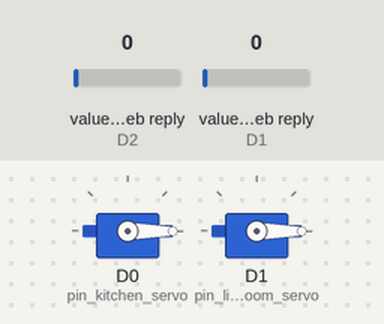
Bench run of a sketch on a simulated ESP8266 (NodeMCU). Shown: 2 × servo. Inputs (shaded band) come from the test bench; at power-on: value in the web reply (sensors on D2, D1) 0. WiFi joins after 1.5 s; servers stay silent unless stated; web services answer with replies made up by the test bench; what the sketch prints to the serial monitor is not drawn.

Above: at 2.7 s.
2.8 s: value in the web reply (sensor on D2) set to 25
At 4.0 s:
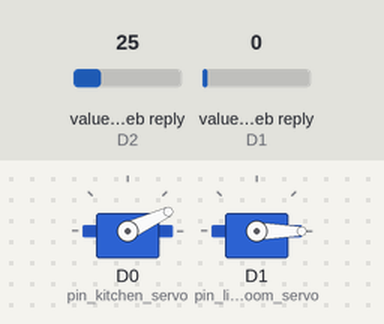
4.5 s: value in the web reply (sensor on D1) set to 25
At 5.1 s:
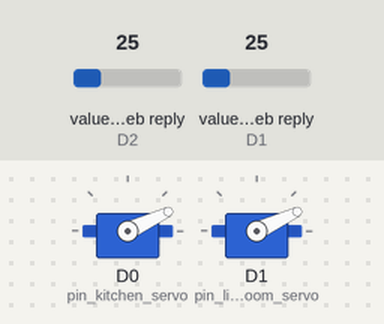
6.0 s: value in the web reply (sensor on D2) set to 2
At 6.3 s:
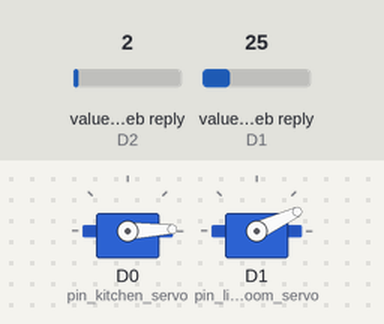
7.5 s: value in the web reply (sensor on D1) set to 50
At 8.7 s:
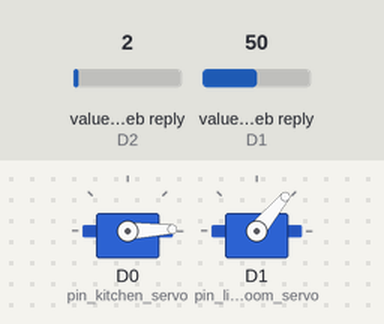
9.0 s: value in the web reply (sensor on D2) set to 50
At 9.8 s:
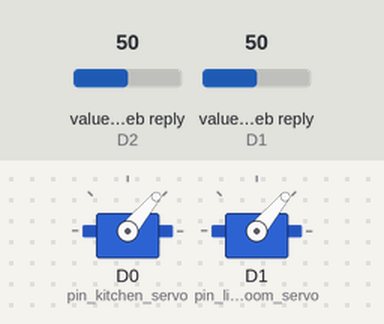
10.5 s: value in the web reply (sensor on D1) set to 2
At 11.0 s:
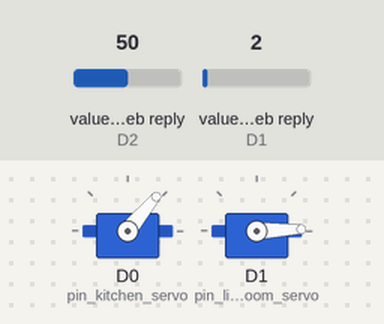
Timing chart, 0 to 13.0 s (numbered marks = the images above; inputs shaded):
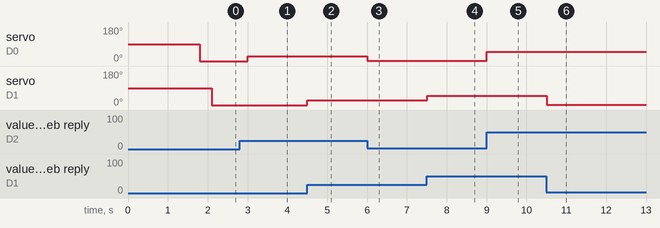

Measured:
- after the input at 2.8 s, servo on D0 (pin_kitchen_servo): 0° → 25° after 0.20 s
- after the input at 4.5 s, servo on D1 (pin_living_room_servo): 0° → 25° at once
- after the input at 6.0 s, servo on D0 (pin_kitchen_servo): 25° → 2° at once
- after the input at 7.5 s, servo on D1 (pin_living_room_servo): 25° → 50° at once
- after the input at 9.0 s, servo on D0 (pin_kitchen_servo): 2° → 50° at once
- after the input at 10.5 s, servo on D1 (pin_living_room_servo): 50° → 2° at once

The sketch:

windows.ino
```cpp
/*
 * ThingSpeaks Credentials
 *
 */
#include<ThingSpeak.h>
#include<ESP8266WiFi.h>
#include<ESP8266WebServer.h>
const char ssid[]="OPPO Reno3";
const char password[]="00000000";
const char* writeAPIKey = "E1IEL3E8446RN0I8";
const char* readAPIKey  = "SRMRPASNKDIMQPBX";
unsigned long channel_num=1580471;

WiFiClient client;
ESP8266WebServer server(80);

/*
 * Actuator: Servo Motor SG90
 * PINs:
 *     kitchen_servo : D0
 *     living_room_servo : D1
 */

#include <Servo.h>
Servo kitchen_servo;
Servo living_room_servo;
const short pin_kitchen_servo = D0;
const short pin_living_room_servo = D1;

/*
 * Serial Communication
 */
 const int BAUD_RATE = 115200;

void setup()
{
   Serial.begin(BAUD_RATE);
   WiFi.begin(ssid,password);
   while(WiFi.status() != WL_CONNECTED)
   {
     delay(500);
     Serial.print(".");
   }
   kitchen_servo.attach(pin_kitchen_servo);
   living_room_servo.attach(pin_living_room_servo);
   Serial.println(WiFi.localIP());
   ThingSpeak.begin(client);
   server.begin();
}

void loop()
{
  server.handleClient();
  kitchen_servo.write(ThingSpeak.readFloatField(channel_num,4));
  living_room_servo.write(ThingSpeak.readFloatField(channel_num,5));
}
```
